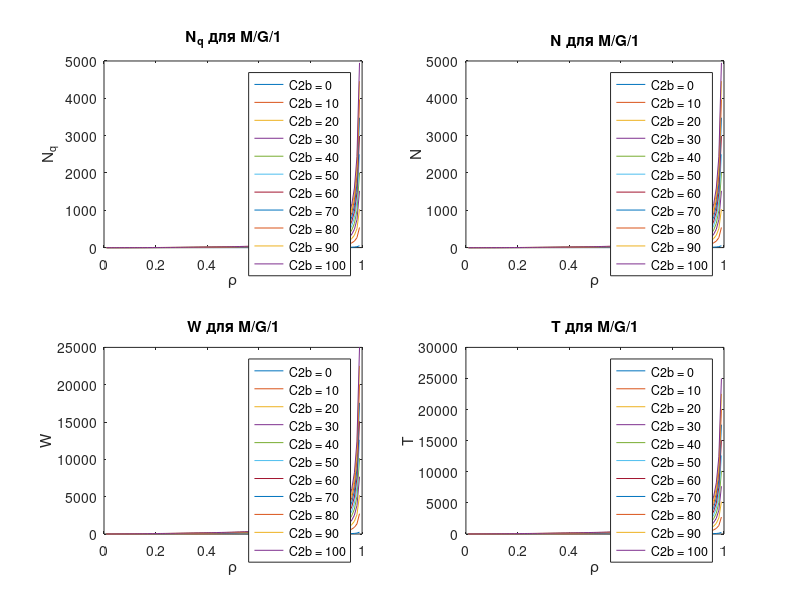
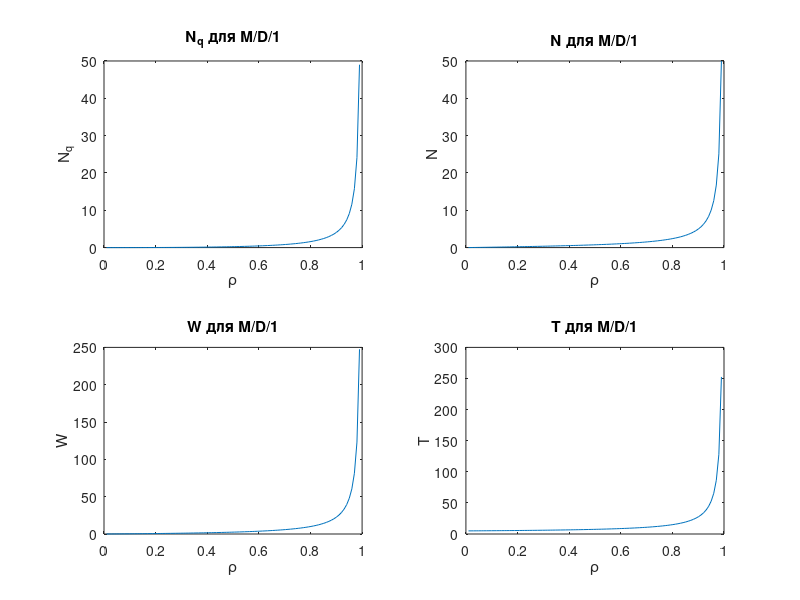
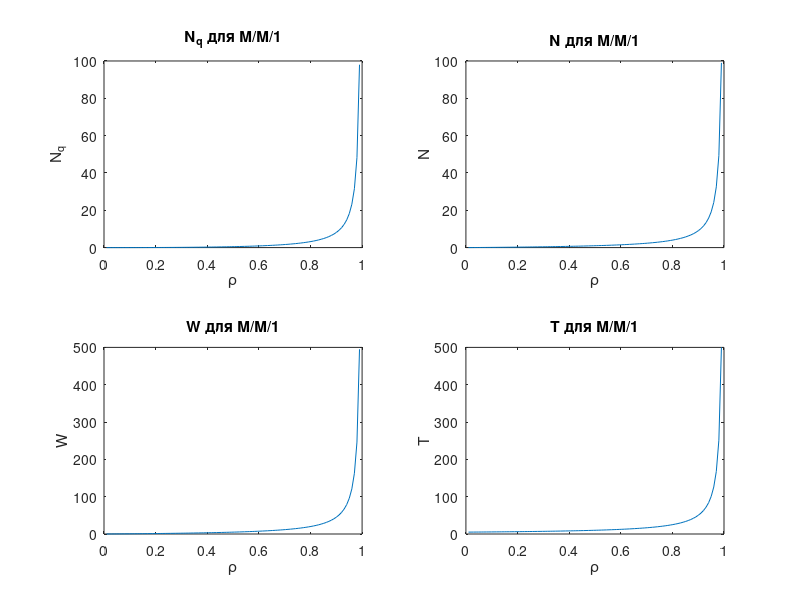

Recreate these plots in MATLAB, in order.
%% Основные параметры
lambda = 1; % интенсивность потока заявок (например, 1 заявка в единицу времени)
x_mean = 5; % среднее время обслуживания (например, 5 единиц времени)
mu = 1 / x_mean; % интенсивность обслуживания
rho_vals = linspace(0.01, 0.99, 100); % коэффициент загрузки (0 < ρ < 1)
C2b_vals = 0:10:100; % нормированная дисперсия обслуживания для M/G/1

%% Общая функция для проверки значений rho
function check_rho(rho)
    if rho >= 1
        warning('Значение \rho слишком близко к 1. Пропускаем расчет.');
    end
end

%% Функция для расчета характеристик для M/G/1
function [Nq, N, W, T] = MG1_calculations(rho_vals, x_mean, C2b_vals)
    Nq = zeros(length(C2b_vals), length(rho_vals));
    N = zeros(length(C2b_vals), length(rho_vals));
    W = zeros(length(C2b_vals), length(rho_vals));
    T = zeros(length(C2b_vals), length(rho_vals));

    for i = 1:length(C2b_vals)
        C2b = C2b_vals(i);
        for j = 1:length(rho_vals)
            rho = rho_vals(j);
            check_rho(rho);  % Проверка rho
            % Вычисления для M/G/1
            Nq(i,j) = (rho^2 * (1 + C2b)) / (2 * (1 - rho));
            N(i,j) = rho + Nq(i,j);
            W(i,j) = (rho * x_mean * (1 + C2b)) / (2 * (1 - rho));
            T(i,j) = x_mean + W(i,j);
        end
    end
end

%% Функция для расчета характеристик для M/D/1
function [Nq, N, W, T] = MD1_calculations(rho_vals, x_mean)
    Nq = zeros(1, length(rho_vals));
    N = zeros(1, length(rho_vals));
    W = zeros(1, length(rho_vals));
    T = zeros(1, length(rho_vals));
    
    for j = 1:length(rho_vals)
        rho = rho_vals(j);
        check_rho(rho);  % Проверка rho
        % Вычисления для M/D/1
        Nq(j) = rho^2 / (2 * (1 - rho));
        N(j) = Nq(j) + rho;
        W(j) = rho * x_mean / (2 * (1 - rho));
        T(j) = W(j) + x_mean;
    end
end

%% Функция для расчета характеристик для M/M/1
function [Nq, N, W, T] = MM1_calculations(rho_vals, x_mean)
    Nq = zeros(1, length(rho_vals));
    N = zeros(1, length(rho_vals));
    W = zeros(1, length(rho_vals));
    T = zeros(1, length(rho_vals));
    
    for j = 1:length(rho_vals)
        rho = rho_vals(j);
        check_rho(rho);  % Проверка rho
        % Вычисления для M/M/1
        Nq(j) = rho^2 / (1 - rho);
        N(j) = rho / (1 - rho);
        W(j) = rho * x_mean / (1 - rho);
        T(j) = W(j) + x_mean;
    end
end

%% Функция для построения графиков для M/G/1
function plot_results_MG1(rho_vals, Nq, N, W, T, C2b_vals)
    figure;
    subplot(2,2,1);
    for i = 1:length(C2b_vals)
        plot(rho_vals, Nq(i,:)); hold on;
    end
    title('N_q для M/G/1');
    xlabel('\rho'); ylabel('N_q');
    legend(arrayfun(@(x) ['C2b = ', num2str(x)], C2b_vals, 'UniformOutput', false));
    
    subplot(2,2,2);
    for i = 1:length(C2b_vals)
        plot(rho_vals, N(i,:)); hold on;
    end
    title('N для M/G/1');
    xlabel('\rho'); ylabel('N');
    legend(arrayfun(@(x) ['C2b = ', num2str(x)], C2b_vals, 'UniformOutput', false));
    
    subplot(2,2,3);
    for i = 1:length(C2b_vals)
        plot(rho_vals, W(i,:)); hold on;
    end
    title('W для M/G/1');
    xlabel('\rho'); ylabel('W');
    legend(arrayfun(@(x) ['C2b = ', num2str(x)], C2b_vals, 'UniformOutput', false));
    
    subplot(2,2,4);
    for i = 1:length(C2b_vals)
        plot(rho_vals, T(i,:)); hold on;
    end
    title('T для M/G/1');
    xlabel('\rho'); ylabel('T');
    legend(arrayfun(@(x) ['C2b = ', num2str(x)], C2b_vals, 'UniformOutput', false));
end

%% Функция для построения графиков для других систем
function plot_results(rho_vals, Nq, N, W, T, system_name)
    figure;
    subplot(2,2,1);
    plot(rho_vals, Nq);
    title(['N_q для ', system_name]);
    xlabel('\rho'); ylabel('N_q');
    
    subplot(2,2,2);
    plot(rho_vals, N);
    title(['N для ', system_name]);
    xlabel('\rho'); ylabel('N');
    
    subplot(2,2,3);
    plot(rho_vals, W);
    title(['W для ', system_name]);
    xlabel('\rho'); ylabel('W');
    
    subplot(2,2,4);
    plot(rho_vals, T);
    title(['T для ', system_name]);
    xlabel('\rho'); ylabel('T');
end

%% Основная программа
% Расчеты для M/G/1
[Nq_MG1, N_MG1, W_MG1, T_MG1] = MG1_calculations(rho_vals, x_mean, C2b_vals);
% Расчеты для M/D/1
[Nq_MD1, N_MD1, W_MD1, T_MD1] = MD1_calculations(rho_vals, x_mean);
% Расчеты для M/M/1
[Nq_MM1, N_MM1, W_MM1, T_MM1] = MM1_calculations(rho_vals, x_mean);

%% Построение графиков
% Графики для M/G/1 с разными C2b на одном наборе графиков
plot_results_MG1(rho_vals, Nq_MG1, N_MG1, W_MG1, T_MG1, C2b_vals);

% Графики для M/D/1
plot_results(rho_vals, Nq_MD1, N_MD1, W_MD1, T_MD1, 'M/D/1');

% Графики для M/M/1
plot_results(rho_vals, Nq_MM1, N_MM1, W_MM1, T_MM1, 'M/M/1');
